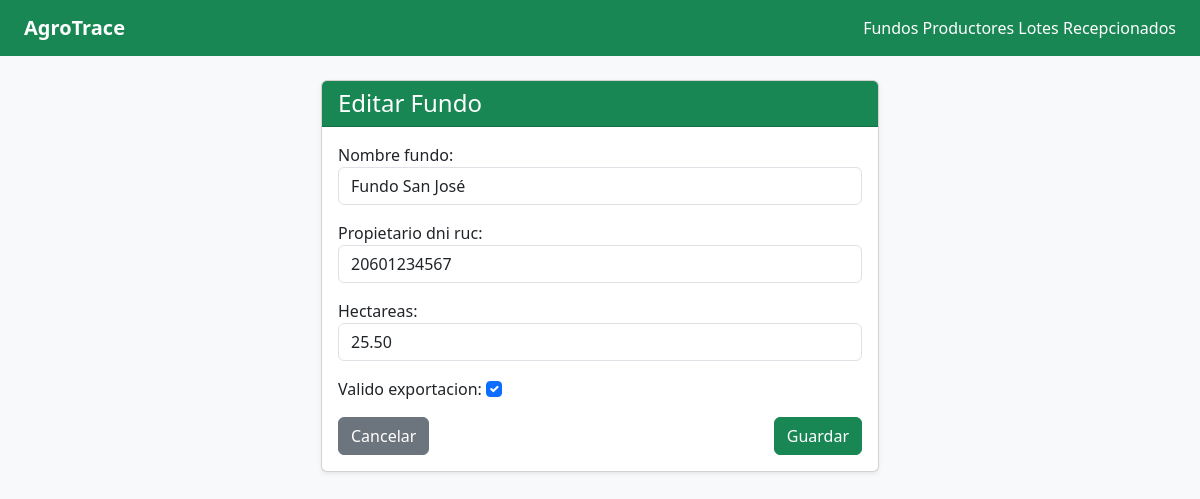
The app's page /agrotrace/fundos/editar/1/ with its own data.
### agrotrace/models.py (models this page shows, shortened)
class FundoProductor(models.Model):
    nombre_fundo = models.CharField(max_length=100)
    propietario_dni_ruc = models.CharField(max_length=20)
    hectareas = models.DecimalField(max_digits=8, decimal_places=2)
    valido_exportacion = models.BooleanField(default=False)

### agrotrace/views.py (the view)
# urls.py: path('fundos/editar/<int:pk>/', views.fundo_update, name='fundo_update'),
def fundo_update(request, pk):
    fundo = get_object_or_404(FundoProductor, pk=pk)
    if request.method == 'POST':
        form = FundoProductorForm(request.POST, instance=fundo)
        if form.is_valid():
            form.save()
            return redirect('agrotrace:fundo_list')
    else:
        form = FundoProductorForm(instance=fundo)
    return render(request, 'agrotrace/fundo_form.html', {'form': form, 'title': 'Editar Fundo'})

### agrotrace/forms.py
class FundoProductorForm(forms.ModelForm):
    class Meta:
        model = FundoProductor
        fields = ['nombre_fundo', 'propietario_dni_ruc', 'hectareas', 'valido_exportacion']
        widgets = {
            'nombre_fundo': forms.TextInput(attrs={'class': 'form-control'}),
            'propietario_dni_ruc': forms.TextInput(attrs={'class': 'form-control'}),
            'hectareas': forms.NumberInput(attrs={'class': 'form-control'}),
            'valido_exportacion': forms.CheckboxInput(attrs={'class': 'form-check-input'}),
        }

### agrotrace/templates/agrotrace/fundo_form.html (shortened to what this page needs)
{% extends 'agrotrace/base.html' %}
{% block content %}
<div class="card shadow-sm col-md-6 mx-auto">
    <div class="card-header bg-success text-white">
        <h4 class="mb-0">{{ title }}</h4>
    </div>
    <div class="card-body">
        <form method="post">
            {{ form.as_p }}
            <div class="d-flex justify-content-between mt-3">
                <a href="{% url 'agrotrace:fundo_list' %}" class="btn btn-secondary">Cancelar</a>
                <button type="submit" class="btn btn-success">Guardar</button>
            </div>
        </form>
    </div>
</div>
{% endblock %}

### records on screen
FundoProductor: nombre_fundo "Fundo San José", propietario_dni_ruc "20601234567", hectareas "25.50", valido_exportacion "☑"

### other values on screen
{{ title }} "Editar Fundo"
